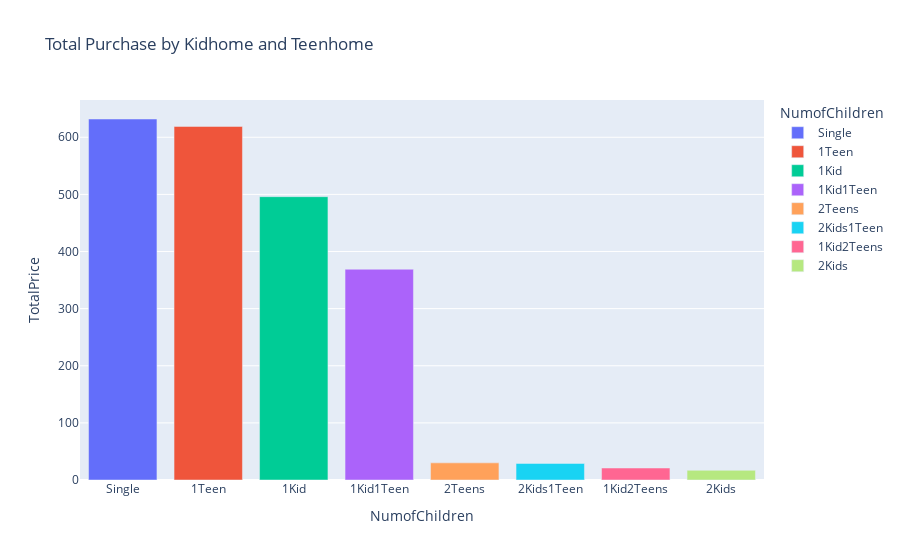

Notebook code cell kept with this figure:
### Code cell
def combine_columns(row):
    if row['Kidhome'] == 0 and row['Teenhome'] == 0:
        return 'Single'
    if row['Kidhome'] == 1 and row['Teenhome'] == 0:
        return '1Kid'
    if row['Kidhome'] == 2 and row['Teenhome'] == 0:
        return '2Kids'
    if row['Kidhome'] == 0 and row['Teenhome'] == 1:
        return '1Teen'
    if row['Kidhome'] == 0 and row['Teenhome'] == 2:
        return '2Teens'
    if row['Kidhome'] == 1 and row['Teenhome'] == 1:
        return '1Kid1Teen'
    if row['Kidhome'] == 1 and row['Teenhome'] == 2:
        return '1Kid2Teens'
    if row['Kidhome'] == 2 and row['Teenhome'] == 1:
        return '2Kids1Teen'
    if row['Kidhome'] == 2 and row['Teenhome'] == 2:
        return '2Kids2Teens'
    
df_Total_Purchase_Kids_Teens = df.groupby(['Kidhome','Teenhome'])['TotalPrice'].count().reset_index().sort_values(['TotalPrice'], ascending=False)
df_Total_Purchase_Kids_Teens['NumofChildren'] = df_Total_Purchase_Kids_Teens.apply(combine_columns, axis=1)
print(df_Total_Purchase_Kids_Teens)
px.bar(df_Total_Purchase_Kids_Teens,x='NumofChildren', y='TotalPrice',color='NumofChildren', title='Total Purchase by Kidhome and Teenhome')

### Figure 1 — Plotly figure (JSON) as saved in the notebook; plotly's stock layout.template omitted (floating-point values rounded to 4 significant figures)
{"data": [{"alignmentgroup": "True", "hovertemplate": "NumofChildren=%{x}<br>TotalPrice=%{y}<extra></extra>", "legendgroup": "Single", "marker": {"color": "#636efa", "pattern": {"shape": ""}}, "name": "Single", "offsetgroup": "Single", "orientation": "v", "showlegend": true, "textposition": "auto", "type": "bar", "x": ["Single"], "xaxis": "x", "y": [632], "yaxis": "y"}, {"alignmentgroup": "True", "hovertemplate": "NumofChildren=%{x}<br>TotalPrice=%{y}<extra></extra>", "legendgroup": "1Teen", "marker": {"color": "#EF553B", "pattern": {"shape": ""}}, "name": "1Teen", "offsetgroup": "1Teen", "orientation": "v", "showlegend": true, "textposition": "auto", "type": "bar", "x": ["1Teen"], "xaxis": "x", "y": [619], "yaxis": "y"}, {"alignmentgroup": "True", "hovertemplate": "NumofChildren=%{x}<br>TotalPrice=%{y}<extra></extra>", "legendgroup": "1Kid", "marker": {"color": "#00cc96", "pattern": {"shape": ""}}, "name": "1Kid", "offsetgroup": "1Kid", "orientation": "v", "showlegend": true, "textposition": "auto", "type": "bar", "x": ["1Kid"], "xaxis": "x", "y": [496], "yaxis": "y"}, {"alignmentgroup": "True", "hovertemplate": "NumofChildren=%{x}<br>TotalPrice=%{y}<extra></extra>", "legendgroup": "1Kid1Teen", "marker": {"color": "#ab63fa", "pattern": {"shape": ""}}, "name": "1Kid1Teen", "offsetgroup": "1Kid1Teen", "orientation": "v", "showlegend": true, "textposition": "auto", "type": "bar", "x": ["1Kid1Teen"], "xaxis": "x", "y": [369], "yaxis": "y"}, {"alignmentgroup": "True", "hovertemplate": "NumofChildren=%{x}<br>TotalPrice=%{y}<extra></extra>", "legendgroup": "2Teens", "marker": {"color": "#FFA15A", "pattern": {"shape": ""}}, "name": "2Teens", "offsetgroup": "2Teens", "orientation": "v", "showlegend": true, "textposition": "auto", "type": "bar", "x": ["2Teens"], "xaxis": "x", "y": [30], "yaxis": "y"}, {"alignmentgroup": "True", "hovertemplate": "NumofChildren=%{x}<br>TotalPrice=%{y}<extra></extra>", "legendgroup": "2Kids1Teen", "marker": {"color": "#19d3f3", "pattern": {"shape": ""}}, "name": "2Kids1Teen", "offsetgroup": "2Kids1Teen", "orientation": "v", "showlegend": true, "textposition": "auto", "type": "bar", "x": ["2Kids1Teen"], "xaxis": "x", "y": [29], "yaxis": "y"}, {"alignmentgroup": "True", "hovertemplate": "NumofChildren=%{x}<br>TotalPrice=%{y}<extra></extra>", "legendgroup": "1Kid2Teens", "marker": {"color": "#FF6692", "pattern": {"shape": ""}}, "name": "1Kid2Teens", "offsetgroup": "1Kid2Teens", "orientation": "v", "showlegend": true, "textposition": "auto", "type": "bar", "x": ["1Kid2Teens"], "xaxis": "x", "y": [21], "yaxis": "y"}, {"alignmentgroup": "True", "hovertemplate": "NumofChildren=%{x}<br>TotalPrice=%{y}<extra></extra>", "legendgroup": "2Kids", "marker": {"color": "#B6E880", "pattern": {"shape": ""}}, "name": "2Kids", "offsetgroup": "2Kids", "orientation": "v", "showlegend": true, "textposition": "auto", "type": "bar", "x": ["2Kids"], "xaxis": "x", "y": [17], "yaxis": "y"}], "layout": {"barmode": "relative", "legend": {"title": {"text": "NumofChildren"}, "tracegroupgap": 0}, "title": {"text": "Total Purchase by Kidhome and Teenhome"}, "xaxis": {"anchor": "y", "categoryarray": ["Single", "1Teen", "1Kid", "1Kid1Teen", "2Teens", "2Kids1Teen", "1Kid2Teens", "2Kids"], "categoryorder": "array", "domain": [0, 1], "title": {"text": "NumofChildren"}}, "yaxis": {"anchor": "x", "domain": [0, 1], "title": {"text": "TotalPrice"}}}}
